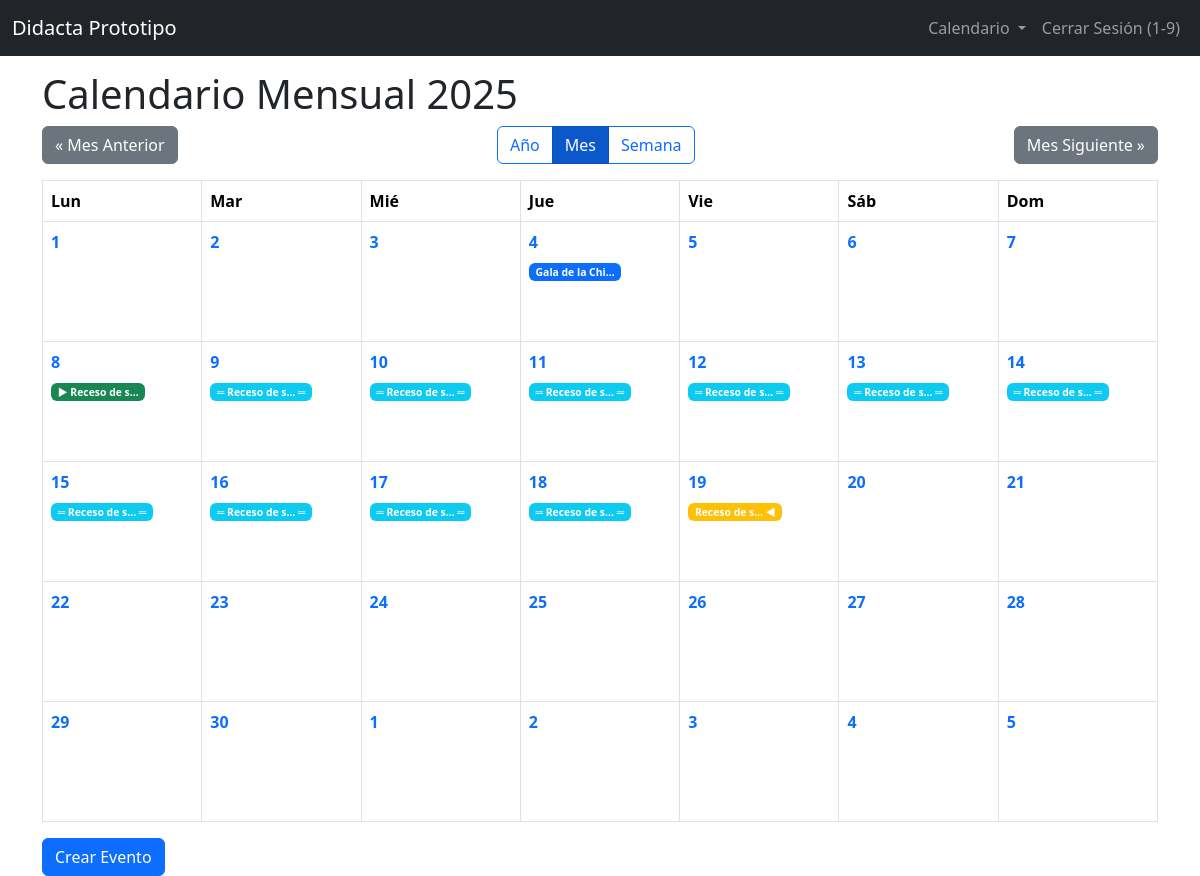
The app's page /calendario/calendario/2025/9/ (signed in) with its own data.
### core/models.py (models this page shows, shortened)
class Usuario(AbstractUser):
    rut = models.CharField(max_length=12, unique=True, verbose_name=_("RUT"))
    username = None  # Eliminar el campo username
    USERNAME_FIELD = "rut"
    REQUIRED_FIELDS = []
    objects = UsuarioManager()

class Evento(models.Model):
    titulo = models.CharField(max_length=200, verbose_name=_("Título"))
    descripcion = models.TextField(blank=True, null=True, verbose_name=_("Descripción"))
    fecha_inicio = models.DateTimeField(verbose_name=_("Fecha de inicio"))
    fecha_fin = models.DateTimeField(verbose_name=_("Fecha de fin"))
    usuario = models.ForeignKey(Usuario, on_delete=models.CASCADE, related_name='eventos', verbose_name=_("Usuario"))
    objects = models.Manager()  # Agregar explícitamente el manager
    class Meta:
        verbose_name = _("Evento")
        verbose_name_plural = _("Eventos")
        ordering = ['fecha_inicio']

### core/views.py (the view, shortened to what this page needs)
# urls.py: path("", views.calendario_view, name="calendario"),
@login_required
def calendario_view(request, year=None, month=None, day=None):
    today = date.today()
    year = int(year) if year else today.year
    if day is not None:
        month = int(month) if month else today.month
        day = int(day)
        selected_date = date(year, month, day)
        eventos_dia = Evento.objects.filter(
            usuario=request.user,
            fecha_inicio__date__lte=selected_date,  # Inicia en o antes de esta fecha
            fecha_fin__date__gte=selected_date      # Termina en o después de esta fecha
        ).order_by("fecha_inicio")
        return render(request, "core/calendario_diario.html", {
            "selected_date": selected_date,
            "eventos": eventos_dia,
            "is_admin": request.user.is_superuser
        })
    elif month is not None:
        month = int(month)
        cal = calendar.Calendar()
        month_days = cal.monthdatescalendar(year, month)
        primer_dia_mes = datetime(year, month, 1).date()
        if month == 12:
            ultimo_dia_mes = datetime(year + 1, 1, 1).date() - timedelta(days=1)
        else:
            ultimo_dia_mes = datetime(year, month + 1, 1).date() - timedelta(days=1)
        eventos_mes = Evento.objects.filter(
            usuario=request.user,
            fecha_inicio__date__lte=ultimo_dia_mes,  # Inicia en o antes del último día del mes
            fecha_fin__date__gte=primer_dia_mes      # Termina en o después del primer día del mes
        ).order_by("fecha_inicio")
        return render(request, "core/calendario_mensual.html", {
            "year": year,
            "month": month,
            "month_days": month_days,
            "eventos": eventos_mes,
            "is_admin": request.user.is_superuser
        })

### core/templates/core/calendario_mensual.html (shortened to what this page needs)
{% extends "base.html" %}
{% load static %}
{% block content %}
    <h1>Calendario Mensual {{ month|date:"F" }} {{ year }}</h1>
    <div class="d-flex justify-content-between mb-3">
        <a href="{% url 'calendario_mensual' year month|add:'-1' %}" class="btn btn-secondary">&laquo; Mes Anterior</a>
        <div class="btn-group" role="group">
            <a href="{% url 'calendario_anual' year %}" class="btn btn-outline-primary">Año</a>
            <a href="#" class="btn btn-primary active">Mes</a>
            <a href="{% url 'calendario_semanal_actual' %}" class="btn btn-outline-primary">Semana</a>
        </div>
        <a href="{% url 'calendario_mensual' year month|add:'1' %}" class="btn btn-secondary">Mes Siguiente &raquo;</a>
    </div>
    <table class="table table-bordered">
        <thead>
            <tr>
                <th>Lun</th>
                <th>Mar</th>
                <th>Mié</th>
                <th>Jue</th>
                <th>Vie</th>
                <th>Sáb</th>
                <th>Dom</th>
            </tr>
        </thead>
        <tbody>
            {% for week in month_days %}
                <tr>
                    {% for day in week %}
                        <td class="{% if day.month != month %}text-muted{% endif %}" style="height: 120px; vertical-align: top;">
                            {% if day.day %}
                                <div class="fw-bold mb-1">
                                    <a href="{% url 'calendario_diario' day.year day.month day.day %}" class="text-decoration-none">{{ day.day }}</a>
                                </div>
                                {% for evento in eventos %}
                                    {% if evento.fecha_inicio.date <= day and evento.fecha_fin.date >= day %}
                                        <div class="mb-1">
                                            {% if evento.fecha_inicio.date == day and evento.fecha_fin.date == day %}
                                                <small class="badge bg-primary text-wrap" style="font-size: 0.65em;">
                                                    <a href="{% url 'evento_editar' evento.pk %}" class="text-white text-decoration-none">
                                                        {{ evento.titulo|truncatechars:15 }}
                                                    </a>
                                                </small>
                                            {% elif evento.fecha_inicio.date == day %}
                                                <small class="badge bg-success text-wrap" style="font-size: 0.65em;">
                                                    <a href="{% url 'evento_editar' evento.pk %}" class="text-white text-decoration-none">
                                                        ▶ {{ evento.titulo|truncatechars:12 }}
                                                    </a>
                                                </small>
                                            {% elif evento.fecha_fin.date == day %}
                                                <small class="badge bg-warning text-wrap" style="font-size: 0.65em;">
                                                    <a href="{% url 'evento_editar' evento.pk %}" class="text-white text-decoration-none">
                                                        {{ evento.titulo|truncatechars:12 }} ◀
                                                    </a>
                                                </small>
                                            {% else %}
                                                <small class="badge bg-info text-wrap" style="font-size: 0.65em;">
                                                    <a href="{% url 'evento_editar' evento.pk %}" class="text-white text-decoration-none">
                                                        ═ {{ evento.titulo|truncatechars:12 }} ═
                                                    </a>
                                                </small>
                                            {% endif %}
                                        </div>
                                    {% endif %}
                                {% endfor %}
                            {% endif %}
                        </td>
                    {% endfor %}
                </tr>
            {% endfor %}
        </tbody>
    </table>
    {% if is_admin %}
        <a href="{% url 'evento_crear' %}" class="btn btn-primary">Crear Evento</a>
    {% endif %}
{% endblock %}

### core/templates/base.html (shortened to what this page needs)
<!DOCTYPE html>
<html lang="es">
<head>
    <link href="https://cdn.jsdelivr.net/npm/bootstrap@5.3.2/dist/css/bootstrap.min.css" rel="stylesheet">
</head>
<body>
    <nav class="navbar navbar-expand-lg navbar-dark bg-dark fixed-top">
        <div class="container-fluid">
            <a class="navbar-brand" href="{% url 'calendario' %}">Didacta Prototipo</a>
            <div class="collapse navbar-collapse" id="navbarNav">
                <ul class="navbar-nav ms-auto">
                    {% if user.is_authenticated %}
                        <li class="nav-item dropdown">
                            <a class="nav-link dropdown-toggle" href="#" role="button" data-bs-toggle="dropdown" aria-expanded="false">
                                Calendario
                            </a>
                        </li>
                        <li class="nav-item">
                            <a class="nav-link" href="{% url 'logout' %}">Cerrar Sesión ({{ user.rut }})</a>
                        </li>
                    {% endif %}
                </ul>
            </div>
        </div>
    </nav>
    <div class="container">
        {% block content %}
        {% endblock %}
    </div>
</body>
</html>

### core/templates/base.html (style rules this page uses)
body { padding-top: 70px; }
.navbar { margin-bottom: 20px; }

### records on screen
Usuario: rut "1-9"
Evento: titulo "Gala de la Chi…"
Evento: titulo "Receso de s…"

### other values on screen
{{ day.day }} "1" "2" "3" "4" "5" "6" "7" "8" "9" "10" "11" "12" "13" "14" "15" "16" "17" "18" "19" "20" "21" "22" "23" "24" "25" "26" "27" "28" "29" "30" "1" "2" "3" "4" "5"
